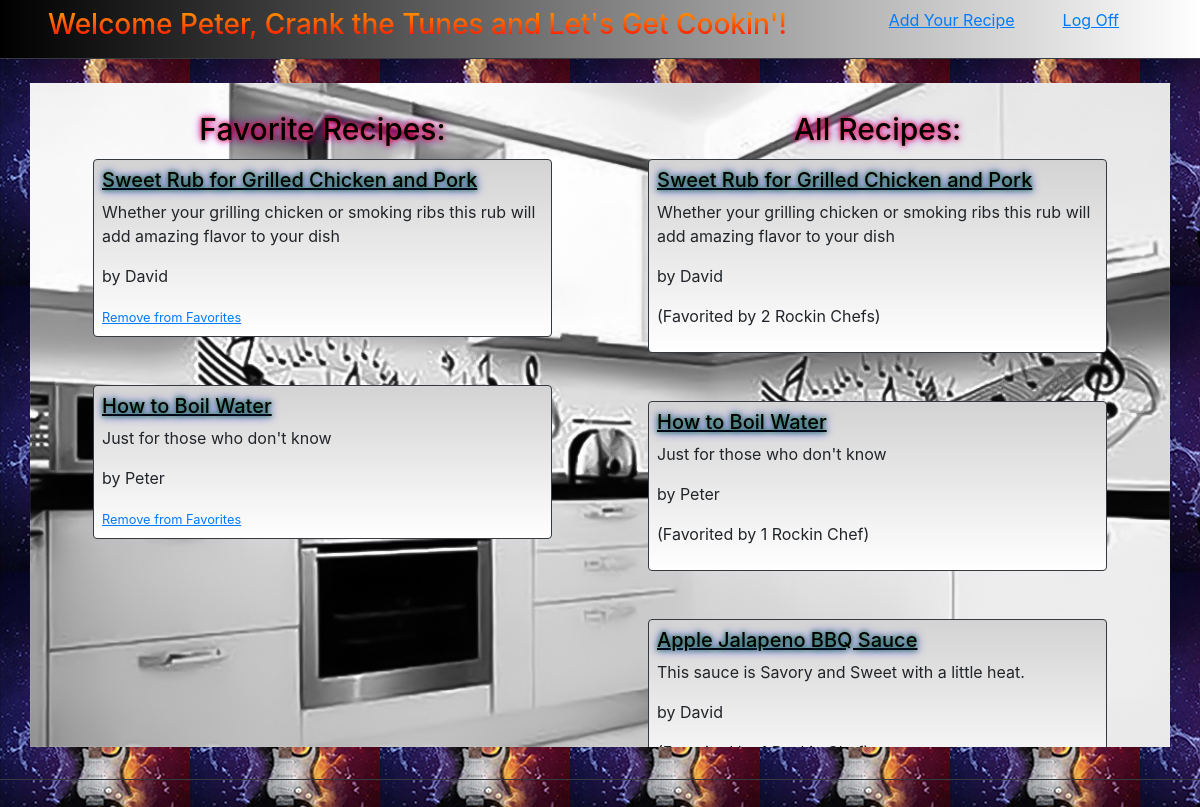
/dashboard (signed in), run on the app's committed database.
### main_app/models.py (models this page shows)
class User(models.Model):
    first_name = models.CharField(max_length=55)
    last_name = models.CharField(max_length=55)
    email = models.CharField(max_length=55)
    password = models.CharField(max_length=255)
    objects = UserManager()
    created_at = models.DateTimeField(auto_now_add=True)
    updated_at = models.DateTimeField(auto_now=True)

class Recipe(models.Model):
    title = models.CharField(max_length=255)
    ingredients = models.TextField()
    description = models.TextField()
    instructions = models.TextField()
    notes = models.TextField(null = True)
    creator = models.ForeignKey(User,
    related_name = "recipes",
    on_delete = models.CASCADE)
    favorited_by = models.ManyToManyField(User, related_name = "fav_recipes")
    objects = RecipeManager()
    created_at = models.DateTimeField(auto_now_add=True)
    updated_at = models.DateTimeField(auto_now=True)

### main_app/views.py (the view)
# urls.py: path("dashboard", views.dashboard),
def dashboard (request):
    context ={
        "logged_in_user": User.objects.get(id=request.session['user_id']),
        "all_recipes":Recipe.objects.all()
    }
    return render (request, "dashboard.html", context)

### main_app/templates/dashboard.html (shortened to what this page needs)
<!DOCTYPE html>
<html lang="en">
<head>
    <link rel="stylesheet" href="https://stackpath.bootstrapcdn.com/bootstrap/4.5.2/css/bootstrap.min.css">
    {%load static%}
    <link rel="stylesheet" href="{% static 'css/style.css' %}">
</head>
<body>
    <header class="d-flex justify-content-between border-bottom border-dark px-5 py-2 text-white">
        <h3 class="mr-5 h3">Welcome {{logged_in_user.first_name}}, Crank the Tunes and Let's Get Cookin'!</h3>
        <div class="row">
            <a class="mr-5" href="/recipes/create"><u>Add Your Recipe</u></a>
            <a class="mr-5" href="/logout"><u>Log Off</u></a>
        </div>
    </header>
        <div class="container  background mt-4 mb-3 d-flex justify-content-center pt-4">
            <div class="container mx-auto pr-5 pl-5 scroll">
                <h5 class="text-center p-1 h5">Favorite Recipes:</h5>
                {% for recipe in all_recipes %}
                    {% if logged_in_user in recipe.favorited_by.all %}
                        <div class="mb-5 border border-dark rounded p-2 backing_dash">
                            <h6 class=""><a class="h6_a" href="/recipes/{{recipe.id}}"><u>{{recipe.title}}</u></a></h6>
                            <p>{{recipe.description}}</p>
                            <p>by {{recipe.creator.first_name}}</p>
                            <a href="/recipes/{{recipe.id}}/remove_favorite"><u><small>Remove from Favorites</small></u></a>
                        </div>
                    {% endif %}
                {% endfor %}
            </div>
            <div class="container mx-auto pr-5 pl-5 scroll">
                <h5 class="text-center p-1 h5">All Recipes:</h5>
                {% for recipe in all_recipes %}
                <div class="mb-5 border border-dark rounded p-2 h5_2 backing_dash">
                    <h6 class=""><a class="h6_a" href="/recipes/{{recipe.id}}"><u>{{recipe.title}}</u></a></h6>
                    <p>{{recipe.description}}</p>
                    <p>by {{recipe.creator.first_name}}</p>
                    <p>(Favorited by {{recipe.favorited_by.all.count}} Rockin Chef{%if recipe.favorited_by.all.count > 1%}s{% endif %})</p>
                </div>
                {% endfor %}
            </div>
        </div>
        <footer class="d-flex justify-content-between border-bottom border-dark px-5 py-2 text-white">
        </footer>
</body>
</html>

### main_app/static/css/style.css (style rules this page uses)
body { background-image: url("../images/flaming-guitar-3.jpg"); background-repeat:inherit; }
.scroll { overflow-y: scroll; height: 40em; }
.background { background-image: url("../images/kitchen_4.jpg"); background-size: 100%; background-repeat: no-repeat; }
header { background-image: linear-gradient(to right, black, white); }
.h3 { background: -webkit-linear-gradient( orange, red); -webkit-background-clip:text; -webkit-text-fill-color: transparent; }
.backing_dash { background-image: linear-gradient(lightgray, white); }
.h5 { font-size: 30px; color:black; text-shadow: 0 0 5px red, 0 0 10px rgb(162, 0, 255); }
.h6_a { font-size: 20px; color:rgb(0, 0, 0); text-shadow: 0 0 5px green, 0 0 10px blue; }

### data on the page
User: first_name "Peter"
Recipe: title "Sweet Rub for Grilled Chicken and Pork", description "Whether your grilling chicken or smoking ribs this rub will add amazing flavor to your dish", creator.first_name "David", favorited_by.all.count "2"
Recipe: title "How to Boil Water", description "Just for those who don't know", creator.first_name "Peter", favorited_by.all.count "1"
Recipe: title "Apple Jalapeno BBQ Sauce", description "This sauce is Savory and Sweet with a little heat.", creator.first_name "David"
